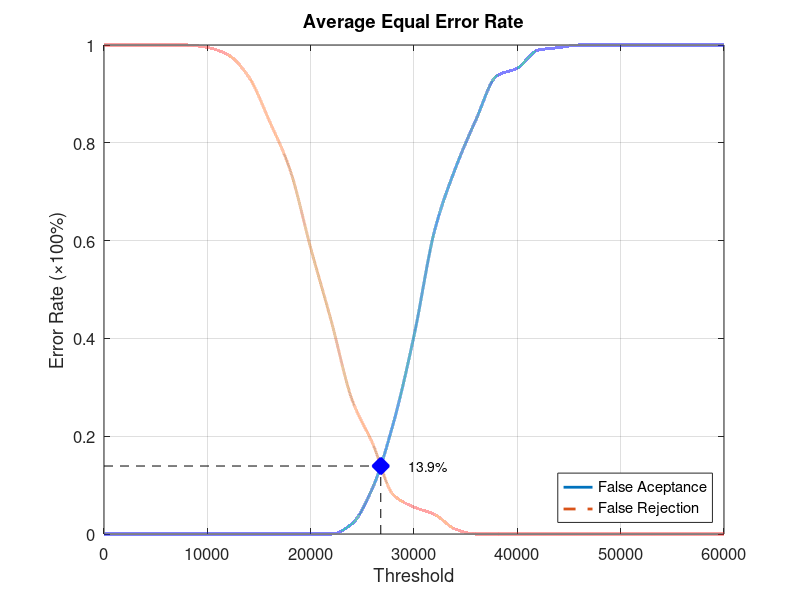
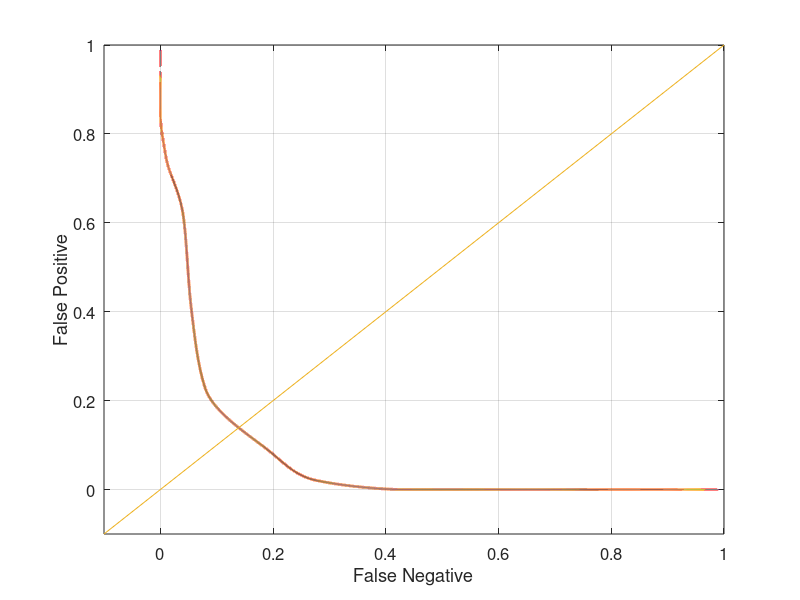

The MATLAB script that drew these images, in order:
function yEER = Database5_1
close all;
clear;
clc;
x = 0:2000:60000;
xq = 0:0.5:60000;

y0 = [0 0 0 0 0 0 0 0 0 0 0 0 0.0210526 0.0947368 0.226316 0.405263 0.621053 0.747368 0.847368 0.936842 0.952632 0.989474 0.994737 1 1 1 1 1 1 1 1];
yy0 = interp1(x, y0, xq, 'pchip');
y1 = [1 1 1 1 1 0.995 0.98 0.935 0.845 0.745 0.585 0.435 0.275 0.185 0.08 0.055 0.04 0.01 0 0 0 0 0 0 0 0 0 0 0 0 0];
yy1 = interp1(x, y1, xq, 'pchip');

% Calculating EER: 
y2 = abs(y0 - y1);
find(y2 == min(y2))
yy2 = abs(yy0 - yy1);
xEER = find(yy2 == min(yy2));
xEERIndex = xq(xEER) % X-axis EER
yEER = yy0(xEER) % Y-axis EER

main = figure
plot(xq, yy0,'-','LineWidth', 2);	hold on
plot(xq, yy1,'--','LineWidth', 2);	hold on
plot([xEERIndex xEERIndex], [0 yEER], 'k--');	hold on
plot([0 xEERIndex], [yEER yEER], 'k--');	hold on
plot(xEERIndex, yEER, 'bx', 'LineWidth', 10);	hold on
text(xEERIndex + 10 * xEERIndex / 100, yEER, [num2str(round((10000 * yEER)) / 100) '%'])
legend('False Aceptance', 'False Rejection', 'Location', 'SouthEast')
xlabel('Threshold')
ylabel('Error Rate (\times100%)')
title('Average Equal Error Rate')
set(gca, 'FontSize', 12)
axis([0 60000 0 1])
grid on

print(main, 'Database5_1Main', '-dpng');
FNRxFPR = figure('Color', [1 1 1]);
plot(yy1, yy0, '-', yy1, yy0, 'LineWidth', 2);
hold on
y = -0.1:0.1:1
plot(y, y); 
set(gca, 'FontSize', 12)
xlabel('False Negative')
ylabel('False Positive')
axis([-0.1 1 -0.1 1])
set(gca, 'FontSize', 12)
grid on

print(FNRxFPR, 'Database5_1FNRxFPR','-dpng');
end
